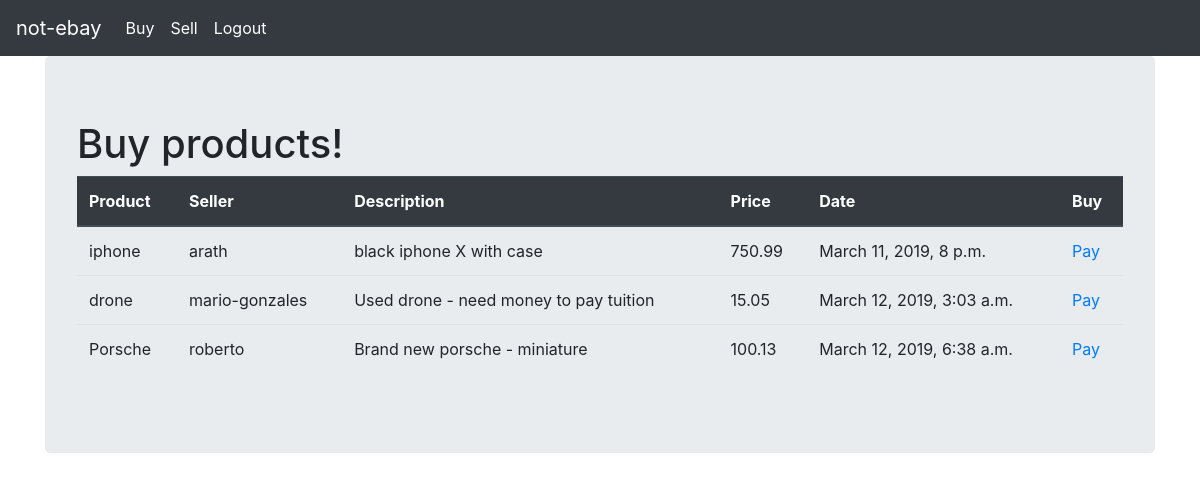
Page /shop/buy/ (signed in) on the committed database.
### shop/models.py (models this page shows, shortened)
class Product(models.Model):
    seller = models.ForeignKey('auth.User')
    product_name = models.CharField(max_length=100)
    description = models.TextField()
    price = models.DecimalField(max_digits=6, decimal_places=2)
    date = models.DateTimeField(default=timezone.now())

### shop/views.py (the view)
def buy(request):
    product_list = Product.objects.order_by('date')
    return render(request, 'shop/buy.html', {'product_list': product_list})

### shop/templates/shop/buy.html
{% extends 'shop/base.html' %} {% block body_block %}
<div class="jumbotron">
  <h1>Buy products!</h1>
  <div>
    {% if product_list %}
    <table class="table">
      <thead class="thead-dark">
        <th scope="col">Product</th>
        <th scope="col">Seller</th>
        <th scope="col">Description</th>
        <th scope="col">Price</th>
        <th scope="col">Date</th>
        <th scope="col">Buy</th>
      </thead>
      <tbody>
        {% for product in product_list %}
        <tr>
          <td>{{ product.product_name }}</td>
          <td>{{ product.seller }}</td>
          <td>{{ product.description }}</td>
          <td>{{ product.price }}</td>
          <td>{{ product.date }}</td>
          <td><a href="{% url 'shop:payment' %}">Pay</a></td>
        </tr>
        {% endfor %} {% else %}
      </tbody>
    </table>
    <p>No products!</p>
    {% endif %}
  </div>
</div>
{% endblock %}

### rows in the picture
Product: product_name "iphone", seller "arath", description "black iphone X with case", price "750.99", date "March 11, 2019, 8 p.m."
Product: product_name "drone", seller "mario-gonzales", description "Used drone - need money to pay tuition", price "15.05", date "March 12, 2019, 3:03 a.m."
Product: product_name "Porsche", seller "roberto", description "Brand new porsche - miniature", price "100.13", date "March 12, 2019, 6:38 a.m."
